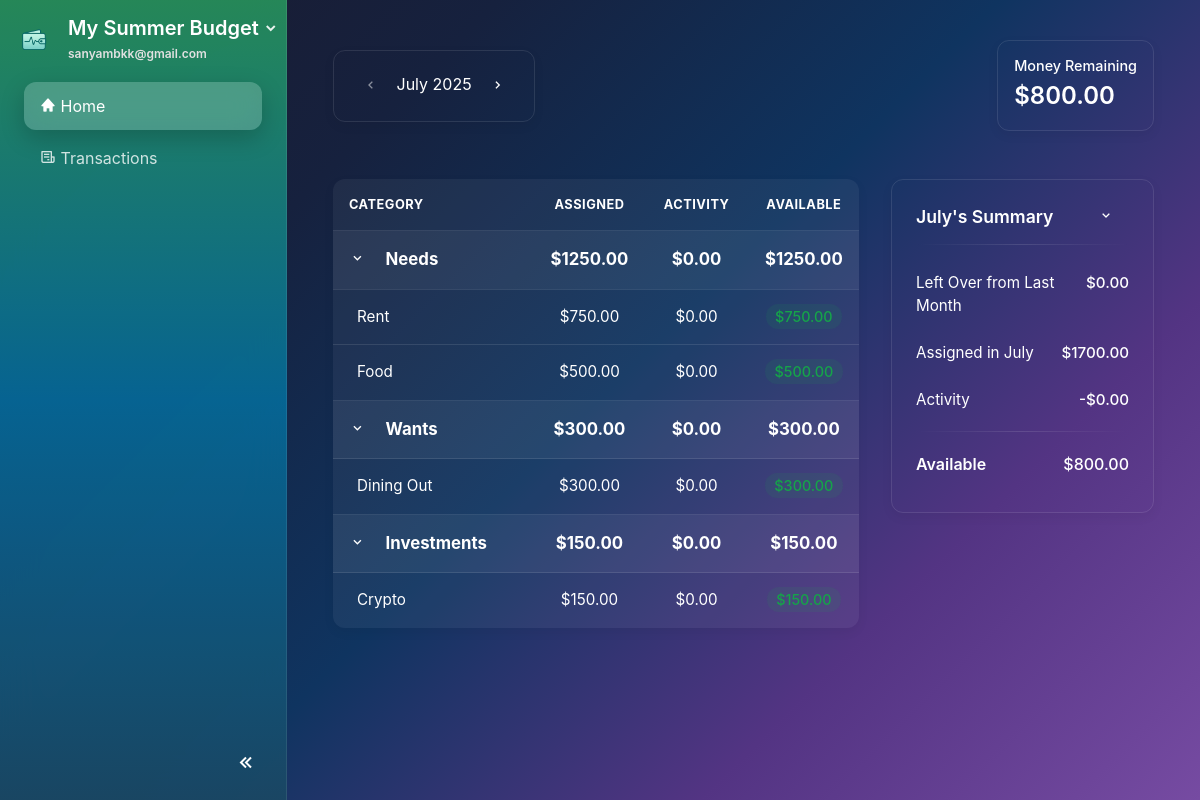
Page / (signed in) on the earlier database version.
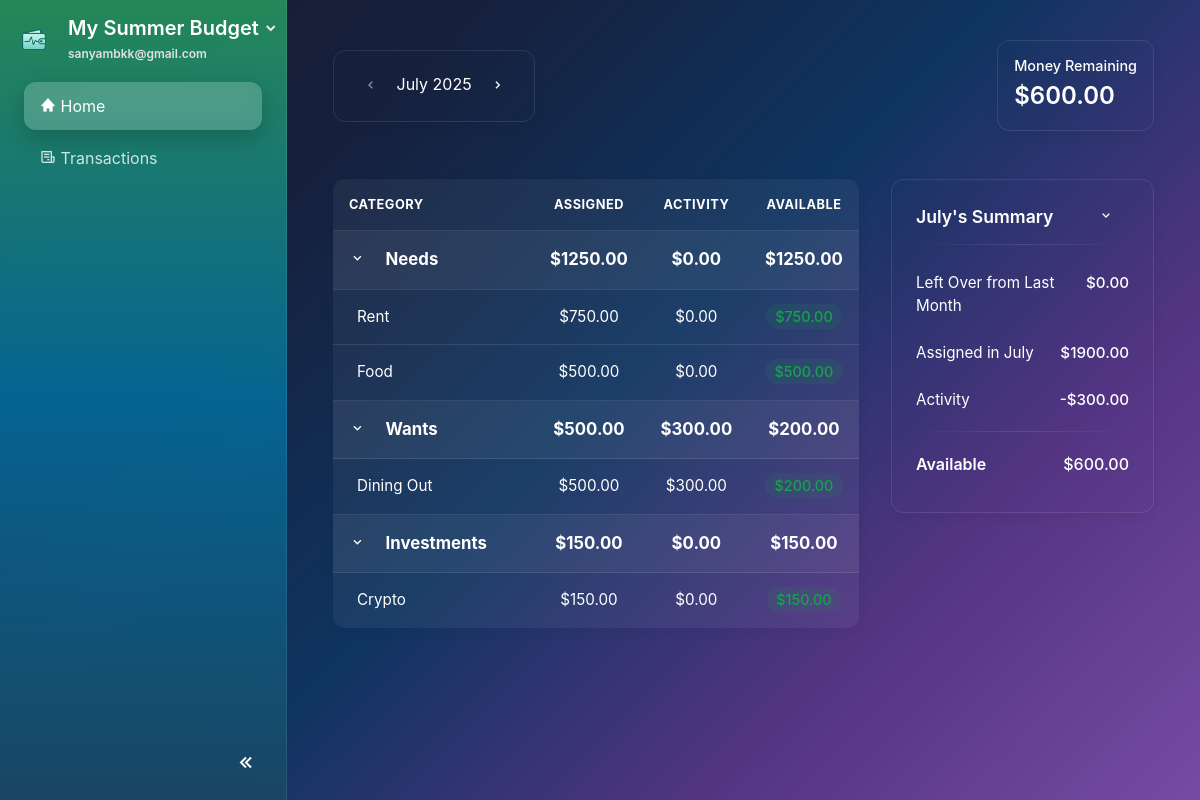
Same page on the later database version.
### website/models.py (models this page shows, shortened)
class Plan(db.Model):
    id             = db.Column(db.Integer, primary_key=True)
    name           = db.Column(db.String(100), nullable=False)
    monthly_income = db.Column(db.Float)
    budget_pref    = db.Column(JSON)  # e.g., {"needs": 50, "wants": 30, "savings": 20}
    user_id        = db.Column(db.Integer, db.ForeignKey('user.id'), nullable=False)

class User(db.Model, UserMixin):
    id         = db.Column(db.Integer, primary_key=True)
    email      = db.Column(db.String(150), unique=True, nullable=False)
    password   = db.Column(db.String(150))
    first_name = db.Column(db.String(150))
    last_name  = db.Column(db.String(150))
    date_created = db.Column(db.DateTime(timezone=True), default=func.now())
    active_plan_id = db.Column(db.Integer, db.ForeignKey('plan.id'), nullable=True)
    profile_complete = db.Column(db.Boolean, default=False)
    theme = db.Column(db.String(50), nullable=False, default='system')
    notes = db.relationship('Note', backref='user', lazy=True)
    plans = db.relationship('Plan', foreign_keys=[Plan.user_id], backref='user', lazy=True, cascade="all, delete-orphan")
    active_plan = db.relationship('Plan', foreign_keys=[active_plan_id], post_update=True)

class BudgetCategory(db.Model):
    id = db.Column(db.Integer, primary_key=True)
    name = db.Column(db.String(100), nullable=False)
    icon = db.Column(db.String(50), default='bx-category')
    main_category = db.Column(db.String(50), nullable=False)  # 'needs', 'wants', 'bills', 'investments'
    assigned_amount = db.Column(db.Float, default=0.0)
    spent_amount = db.Column(db.Float, default=0.0)
    plan_id = db.Column(db.Integer, db.ForeignKey('plan.id'), nullable=False)
    created_date = db.Column(db.DateTime(timezone=True), default=func.now())
    plan = db.relationship('Plan', backref=db.backref('categories', lazy=True, cascade="all, delete-orphan"))
    transactions = db.relationship('Transaction', backref='category', lazy=True, cascade="all, delete-orphan")
    @property
    def available_amount(self):
        return self.assigned_amount - self.spent_amount

### website/views.py (the view, shortened to what this page needs)
@views.route('/<int:year>/<int:month>')
@views.route('/')
@login_required
def home(year=None, month=None):
    if not current_user.profile_complete or not current_user.active_plan:
        return redirect(url_for('onboard.show_form'))
    plan = current_user.active_plan
    if year is None or month is None:
        today = datetime.datetime.now()
        year, month = today.year, today.month
    try:
        display_date = datetime.datetime(year, month, 1)
    except ValueError:
        today = datetime.datetime.now()
        year, month = today.year, today.month
        display_date = today
    display_month_str = display_date.strftime('%B')
    user_join_date = current_user.date_created
    if user_join_date is None:
        user_join_date = datetime.datetime.now()
        current_user.date_created = user_join_date
        db.session.commit()
    is_first_month = (display_date.year == user_join_date.year and display_date.month == user_join_date.month)
    previous_month_date = display_date - relativedelta(months=1)
    prev_month_int = previous_month_date.month
    prev_month_year = previous_month_date.year
    rollover_amount = 0.0
    categories = BudgetCategory.query.filter_by(plan_id=plan.id).all()
    monthly_budgets_map = {}
    for cat in categories:
        mb = MonthlyBudget.query.filter_by(plan_id=plan.id, category_id=cat.id, month=month, year=year).first()
        if not mb:
            mb = MonthlyBudget(plan_id=plan.id, category_id=cat.id, month=month, year=year, assigned_amount=0, spent_amount=0)
            db.session.add(mb)
        monthly_budgets_map[cat.id] = mb
    db.session.commit()
    organized_categories = {'needs': [], 'wants': [], 'investments': []}
    total_assigned = 0
    total_spent = 0
    for category in categories:
        mb = monthly_budgets_map.get(category.id)
        if mb:
            category.assigned_amount = mb.assigned_amount
            spent = db.session.query(func.sum(Transaction.amount)).filter(
                Transaction.category_id == category.id,
                func.extract('month', Transaction.transaction_date) == month,
                func.extract('year', Transaction.transaction_date) == year
            ).scalar() or 0
            mb.spent_amount = abs(spent)
            category.spent_amount = abs(spent)
        total_assigned += category.assigned_amount
        total_spent += category.spent_amount
        if category.main_category in organized_categories:
            organized_categories[category.main_category].append(category)
    db.session.commit()
    category_totals = {}
    for main_cat, cats in organized_categories.items():
        category_totals[main_cat] = {
            'assigned': sum(c.assigned_amount for c in cats),
            'spent': sum(c.spent_amount for c in cats),
            'available': sum(c.available_amount for c in cats)
        }
    money_to_be_assigned = plan.monthly_income + rollover_amount
    available_amount = money_to_be_assigned - total_assigned
    all_categories = sorted([cat for cat in categories if cat.spent_amount > 0], key=lambda x: x.spent_amount, reverse=True)
    top_spending_categories = all_categories[:5]
    prev_month_date = display_date - relativedelta(months=1)
    next_month_date = display_date + relativedelta(months=1)
    user_start_date = current_user.date_created
    user_start_month = user_start_date.month
    user_start_year = user_start_date.year
    can_go_prev = not (prev_month_date.year < user_start_year or
                   (prev_month_date.year == user_start_year and prev_month_date.month < user_start_month))
    can_go_next = True
    return render_template("home.html",
                         plan=plan,
                         categories=organized_categories,
                         category_totals=category_totals,
                         current_month=display_month_str,
                         current_year=year,
                         prev_month=prev_month_date.month,
                         prev_year=prev_month_date.year,
                         next_month=next_month_date.month,
                         next_year=next_month_date.year,
                         is_first_month=is_first_month,
                         can_go_prev=can_go_prev,
                         can_go_next=can_go_next,
                         total_assigned=total_assigned,
                         total_spent=total_spent,
                         available_amount=available_amount,
                         rollover_amount=rollover_amount,
                         money_to_be_assigned=money_to_be_assigned,
                         top_spending_categories=top_spending_categories)

### website/templates/home.html (shortened to what this page needs)
{% extends "base.html" %}
{% block content %}
<div class="container-fluid mt-4">
    <div class="top-bar">
        <div class="month-selector">
            {% if can_go_prev %}
                <a href="{{ url_for('views.home', year=prev_year, month=prev_month) }}" class="btn btn-nav"><i class='bx bx-chevron-left'></i></a>
            {% else %}
                <span class="btn btn-nav disabled"><i class='bx bx-chevron-left'></i></span>
            {% endif %}
            <span class="current-month">{{ current_month }} {{ current_year }}</span>
            {% if can_go_next %}
                <a href="{{ url_for('views.home', year=next_year, month=next_month) }}" class="btn btn-nav"><i class='bx bx-chevron-right'></i></a>
            {% else %}
                <span class="btn btn-nav disabled"><i class='bx bx-chevron-right'></i></span>
            {% endif %}
        </div>
        <div class="total-assigned-card">
            <h5 class="card-title">Money Remaining</h5>
            <p class="card-text">${{ "%.2f"|format(available_amount) }}</p>
        </div>
    </div>
    <div class="main-content-grid">
        <div class="budget-table-container">
            <table class="budget-table">
                <thead>
                    <tr>
                        <th class="col-category">CATEGORY</th>
                        <th class="col-assigned">ASSIGNED</th>
                        <th class="col-activity">ACTIVITY</th>
                        <th class="col-available">AVAILABLE</th>
                    </tr>
                </thead>
                <tbody>
                    {% for main_category, sub_categories in categories.items() %}
                    <tr class="main-category-row" data-toggle="collapse" data-target=".sub-{{ main_category|replace(' ', '-') }}">
                        <td>
                            <span class="toggle-icon">
                                <i class="bx bx-chevron-down"></i>
                            </span>
                            <strong>{{ main_category.capitalize() }}</strong>
                        </td>
                        <td class="col-assigned"><strong>${{ "%.2f"|format(category_totals[main_category]['assigned']) }}</strong></td>
                        <td class="col-activity"><strong>${{ "%.2f"|format(category_totals[main_category]['spent']) }}</strong></td>
                        <td class="col-available"><strong>${{ "%.2f"|format(category_totals[main_category]['available']) }}</strong></td>
                    </tr>
                    {%- for sub in sub_categories %}
                    <tr class="sub-category-row sub-{{ main_category|replace(' ', '-') }} collapse show">
                        <td class="pl-4">
                            {{ sub.name }}
                        </td>
                        <td class="col-assigned assigned-value" data-category-id="{{ sub.id }}" data-current-amount="{{ sub.assigned_amount }}" data-category-name="{{ sub.name }}" style="cursor:pointer;">${{ "%.2f"|format(sub.assigned_amount) }}</td>
                        <td class="col-activity">${{ "%.2f"|format(sub.spent_amount) }}</td>
                        <td class="col-available">
                            <span class="money-badge {% if sub.available_amount > 0 %}positive{% elif sub.available_amount == 0 %}zero{% else %}negative{% endif %}">
                                ${{ "%.2f"|format(sub.available_amount) }}
                            </span>
                        </td>
                    </tr>
                    {%- endfor %}
                    {%- endfor %}
                </tbody>
            </table>
        </div>
        <div class="right-panel">
            <div class="summary-card">
                <div class="summary-header">
                    <h5>{{ current_month }}'s Summary</h5>
                    <span class="toggle-icon">
                        <i class="bx bx-chevron-down"></i>
                    </span>
                </div>
                <hr class="summary-divider">
                <div class="summary-body">
                    <div class="summary-item">
                        <span>Left Over from Last Month</span>
                        <span class="amount">${{ "%.2f"|format(rollover_amount) }}</span>
                    </div>
                    <div class="summary-item" id="assigned-this-month">
                        <span>Assigned in {{ current_month }}</span>
                        <span class="amount">${{ "%.2f"|format(total_assigned) }}</span>
                    </div>
                    <div class="summary-item">
                        <span>Activity</span>
                        <span class="amount">-${{ "%.2f"|format(total_spent) }}</span>
                    </div>
                    <hr class="summary-divider">
                    <div class="summary-item summary-total">
                        <span>Available</span>
                        <span class="amount">${{ "%.2f"|format(available_amount) }}</span>
                    </div>
                </div>
            </div>
        </div>
    </div>
</div>
{% endblock %}

### website/templates/base.html (shortened to what this page needs)
<!DOCTYPE html>
<html lang="en" data-initial-theme="{{ current_user.theme if current_user.is_authenticated else 'system' }}">
<head>
    <link rel="stylesheet" href="https://stackpath.bootstrapcdn.com/bootstrap/4.4.1/css/bootstrap.min.css"/>
    <link rel="stylesheet" href="https://stackpath.bootstrapcdn.com/font-awesome/4.7.0/css/font-awesome.min.css"/>
    <link href="https://unpkg.com/boxicons@2.1.4/css/boxicons.min.css" rel="stylesheet">
    <link href="{{ url_for('static', filename='css/general.css') }}" rel="stylesheet">
    <link href="{{ url_for('static', filename='css/sidebar.css') }}" rel="stylesheet">
    <link href="{{ url_for('static', filename='css/buttons.css') }}" rel="stylesheet">
    <link href="{{ url_for('static', filename='css/dashboard.css') }}" rel="stylesheet">
    <link href="{{ url_for('static', filename='css/auth.css') }}" rel="stylesheet">
    <link href="{{ url_for('static', filename='css/dark-theme.css') }}" rel="stylesheet">
    <link href="{{ url_for('static', filename='css/account_settings.css') }}" rel="stylesheet">
</head>
{% set hide_sidebar = hide_sidebar | default(false) %}
<body id="page-body" class="d-flex {{ '' if hide_sidebar else 'with-sidebar' }} {% block page_class %}{% endblock %}">
    {% if not hide_sidebar %}
    <nav id="sidebar" class="text-white flex-column">
        <div class="sidebar-header px-3 py-3">
            <div class="d-flex align-items-center">
                <img src="{{ url_for('static', filename='images/logo.png') }}" alt="App logo" class="logo-img mr-3">
                <div class="flex-grow-1">
                    <div class="dropdown">
                        <a id="planDropdown"
                            href="#"
                            class="dropdown-toggle text-white text-decoration-none"
                            data-toggle="dropdown"
                            aria-haspopup="true"
                            aria-expanded="false">
                            <h5 class="mb-0">
                                <span class="sidebar-text">{{ current_user.active_plan.name if current_user.active_plan else 'Create a Plan' }}</span>
                            </h5>
                            <i class="bx bxs-chevron-down toggle-arrow"></i>
                        </a>
                    </div>
                    <small class="email-white sidebar-text">{{ current_user.email }}</small>
                </div>
            </div>
        </div>
        <ul class="nav flex-column px-3">
            <li class="nav-item">
                <a class="nav-link {% if request.path == url_for('views.home') %}active{% endif %}" href="{{ url_for('views.home') }}">
                    <i class='bx bxs-home'></i> <span class="sidebar-text">Home</span>
                </a>
            </li>
            <li class="nav-item">
                <a class="nav-link {% if request.path == url_for('views.transactions') %}active{% endif %}" href="{{ url_for('views.transactions') }}">
                    <i class='bx bx-receipt'></i> <span class="sidebar-text">Transactions</span>
                </a>
            </li>
        </ul>
        <div class="sidebar-footer">
            <button id="sidebar-toggle" class="btn btn-link">
                <i class='bx bx-chevrons-left'></i>
            </button>
        </div>
    </nav>
    {% endif %}
    <div id="content-wrapper" class="w-100">
        <div class="container-fluid">
            {% block content %} {% endblock %}
        </div>
    </div>
</body>
</html>

Differences in the rows shown:
changed BudgetCategory "Wants": assigned_amount "300.00" → "500.00"; spent_amount "0.00" → "300.00"; assigned_amount "300.00" → "200.00"; available_amount "300.00" → "200.00"
Other differences:
{{ "%.2f"|format(available_amount) }}: "800.00" → "600.00"
{{ "%.2f"|format(total_assigned) }}: "1700.00" → "1900.00"
{{ "%.2f"|format(total_spent) }}: "0.00" → "300.00"
